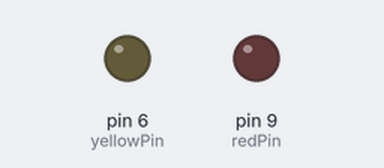
A sketch run on a simulated Arduino Uno, built with avr-gcc and run on an emulated ATmega328P. Parts: output pins drawn as LEDs (lit = HIGH).

Above: at 0.12 s.
At 2.37 s:
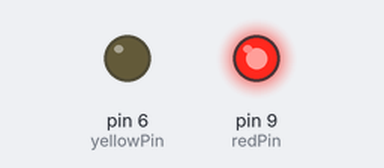
At 4.87 s:
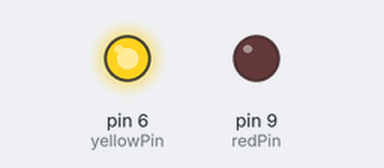
Timing chart, 0 to 5.2 s (numbered marks = the images above):
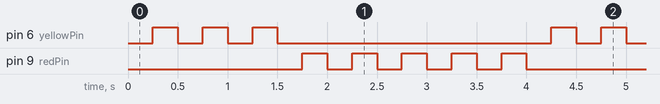

The sketch:

for_loops_basic.ino
```cpp
int redPin=9;
int rBlink=5;
int yellowPin=6;
int yBlink = 3;
int t1=250;
int j;

void setup() {
  pinMode(yellowPin,OUTPUT);
  pinMode(redPin,OUTPUT);
}

void loop() {

  for (j = 0; j < yBlink; j++) {
  delay(t1);
  digitalWrite(yellowPin,HIGH);
  delay(t1);
  digitalWrite(yellowPin,LOW);
  }

  for (j = 0; j < rBlink; j++) {
  delay(t1);
  digitalWrite(redPin,HIGH);
  delay(t1);
  digitalWrite(redPin,LOW);
  }
}
```

Measured:
- by itself, pin 6 (yellowPin): repeats every 4.0 s: 2 × (LOW 0.25 s, HIGH 0.25 s), LOW 2.8 s, HIGH 0.25 s
- by itself, pin 9 (redPin): repeats every 4.0 s: 4 × (LOW 0.25 s, HIGH 0.25 s), LOW 1.8 s, HIGH 0.25 s
- by itself, everything shown: repeats every 4.0 s, in 16 steps
